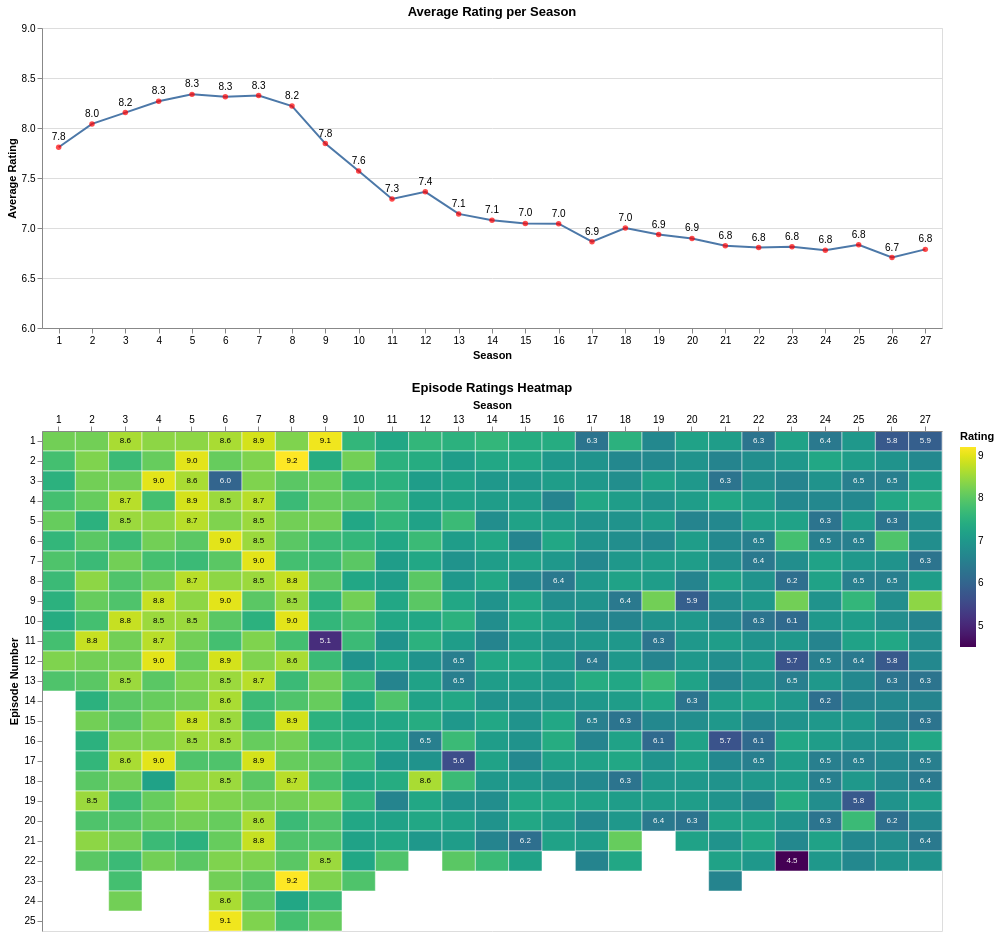

This figure's notebook cell:
### Markdown cell above
### Previous considerations:

To analyze how ratings evolved over time, seasons were used as the temporal unit instead of calendar years. Television series are naturally organized by seasons, and episodes from the same season may span two different years. Therefore, using seasons provides a more meaningful comparison.

### How have the ratings evolved over time?

Charts:

- Line chart and heatmap (Juxtaposition)

- Vertical alignment. Same x-axis (Season)

**Line chart:**

- Provides an overview of the global trend in episode ratings.

- Axes: Season (x-axis, ordinal) and Average rating (y-axis, quantitative).

- Average values are labeled and marked with red points for improving readability and help identify the value associated with each season.

- The Y axis is truncated since the focus is on relative trends.

**Heatmap:**

- Represents individual episode ratings within each season. Helping to identify highly rated episodes or periods where ratings decreased

- Axes: Season (x-axis, ordinal) and Episode number (y-axis, ordinal)

- Color is used to encode rating values. The Viridis color scheme is used to ensure accessibility for colorblind viewers.

- Labels are shown only for episodes with notably high or low ratings (>8.5 / <6.5), allowing the viewer to quickly identify outliers without overloading the chart. White colors for darker ones and black colors for lighter ones

Considered options:

- Scatter line chart for individual ratings. Problem: it was cluttered because of the high number of episodes

### Code cell
season_avg_rating = df.groupby("Season")["Rating"].mean().reset_index()

season_rating = alt.Chart(season_avg_rating).mark_line().encode(
    x=alt.X("Season:O", title="Season", axis=alt.Axis(labelAngle=0)),
    y=alt.Y("Rating:Q", title="Average Rating", scale = alt.Scale(domain=[6,9])),
)

text_rating = alt.Chart(season_avg_rating).mark_text(dy=-10,fontSize=10).encode(
    x=alt.X("Season:O"),
    y=alt.Y("Rating:Q"),
    text=alt.Text('Rating:Q', format='.1f')
)

point_rating = alt.Chart(season_avg_rating).mark_circle(color='red').encode(
    x=alt.X("Season:O"),
    y=alt.Y("Rating:Q")
)

rating_chart = (season_rating + text_rating + point_rating).properties(
    title="Average Rating per Season",
    width=900,
    height=300
)

heatmap_rating = alt.Chart(df).mark_rect(stroke='white', strokeWidth=0.5).encode(
    y=alt.Y('Number_season:O', title='Episode Number'),
    x=alt.X('Season:O', title='Season', axis = alt.Axis(orient='top',labelAngle=0)),
    color=alt.Color('Rating:Q', title='Rating',scale=alt.Scale(scheme='viridis'),legend=alt.Legend(orient='right'))
).properties(
    title='Episode Ratings Heatmap',
    width=900,
    height=500
)

text_heatmap = alt.Chart(df).mark_text(
    baseline='middle',
    fontSize=8
).encode(
    x=alt.X('Season:O'),
    y=alt.Y('Number_season:O'),
    text=alt.Text('Rating:Q', format='.1f'),
    color=alt.condition((alt.datum.Rating >= 7.5), alt.value('black'), alt.value('white'))
).transform_filter(
    (alt.datum.Rating >= 8.5) | (alt.datum.Rating <= 6.5)
)

final_chart_1 = alt.vconcat(
    rating_chart,
    heatmap_rating + text_heatmap
).resolve_scale(
    color='independent'
)
final_chart_1

### Figure 1 — Vega-Lite specification as saved in the notebook (floating-point values rounded to 4 significant figures; data arrays with more than 128 entries replaced by an {"elided": "..."} marker saying what was removed)
{"config": {"view": {"continuousWidth": 300, "continuousHeight": 300}}, "vconcat": [{"layer": [{"mark": {"type": "line"}, "encoding": {"x": {"axis": {"labelAngle": 0}, "field": "Season", "title": "Season", "type": "ordinal"}, "y": {"field": "Rating", "scale": {"domain": [6, 9]}, "title": "Average Rating", "type": "quantitative"}}}, {"mark": {"type": "text", "dy": -10, "fontSize": 10}, "encoding": {"text": {"field": "Rating", "format": ".1f", "type": "quantitative"}, "x": {"field": "Season", "type": "ordinal"}, "y": {"field": "Rating", "type": "quantitative"}}}, {"mark": {"type": "circle", "color": "red"}, "encoding": {"x": {"field": "Season", "type": "ordinal"}, "y": {"field": "Rating", "type": "quantitative"}}}], "data": {"name": "data-4de124f2c6d5e33f2ebde96ec4dd823e"}, "height": 300, "title": "Average Rating per Season", "width": 900}, {"layer": [{"mark": {"type": "rect", "stroke": "white", "strokeWidth": 0.5}, "encoding": {"color": {"field": "Rating", "legend": {"orient": "right"}, "scale": {"scheme": "viridis"}, "title": "Rating", "type": "quantitative"}, "x": {"axis": {"labelAngle": 0, "orient": "top"}, "field": "Season", "title": "Season", "type": "ordinal"}, "y": {"field": "Number_season", "title": "Episode Number", "type": "ordinal"}}, "title": "Episode Ratings Heatmap"}, {"mark": {"type": "text", "baseline": "middle", "fontSize": 8}, "encoding": {"color": {"condition": {"test": "(datum.Rating >= 7.5)", "value": "black"}, "value": "white"}, "text": {"field": "Rating", "format": ".1f", "type": "quantitative"}, "x": {"field": "Season", "type": "ordinal"}, "y": {"field": "Number_season", "type": "ordinal"}}, "transform": [{"filter": "((datum.Rating >= 8.5) || (datum.Rating <= 6.5))"}]}], "data": {"name": "data-a52794069c4300b86cb3ba5742fcd595"}, "height": 500, "width": 900}], "resolve": {"scale": {"color": "independent"}}, "$schema": "https://vega.github.io/schema/vega-lite/v5.20.1.json", "datasets": {"data-4de124f2c6d5e33f2ebde96ec4dd823e": [{"Season": 1, "Rating": 7.808}, {"Season": 2, "Rating": 8.041}, {"Season": 3, "Rating": 8.154}, {"Season": 4, "Rating": 8.268}, {"Season": 5, "Rating": 8.336}, {"Season": 6, "Rating": 8.312}, {"Season": 7, "Rating": 8.324}, {"Season": 8, "Rating": 8.22}, {"Season": 9, "Rating": 7.844}, {"Season": 10, "Rating": 7.57}, {"Season": 11, "Rating": 7.291}, {"Season": 12, "Rating": 7.362}, {"Season": 13, "Rating": 7.141}, {"Season": 14, "Rating": 7.077}, {"Season": 15, "Rating": 7.045}, {"Season": 16, "Rating": 7.043}, {"Season": 17, "Rating": 6.864}, {"Season": 18, "Rating": 7.0}, {"Season": 19, "Rating": 6.935}, {"Season": 20, "Rating": 6.895}, {"Season": 21, "Rating": 6.822}, {"Season": 22, "Rating": 6.805}, {"Season": 23, "Rating": 6.814}, {"Season": 24, "Rating": 6.777}, {"Season": 25, "Rating": 6.832}, {"Season": 26, "Rating": 6.705}, {"Season": 27, "Rating": 6.786}], "data-a52794069c4300b86cb3ba5742fcd595": {"elided": "596 records"}}}
